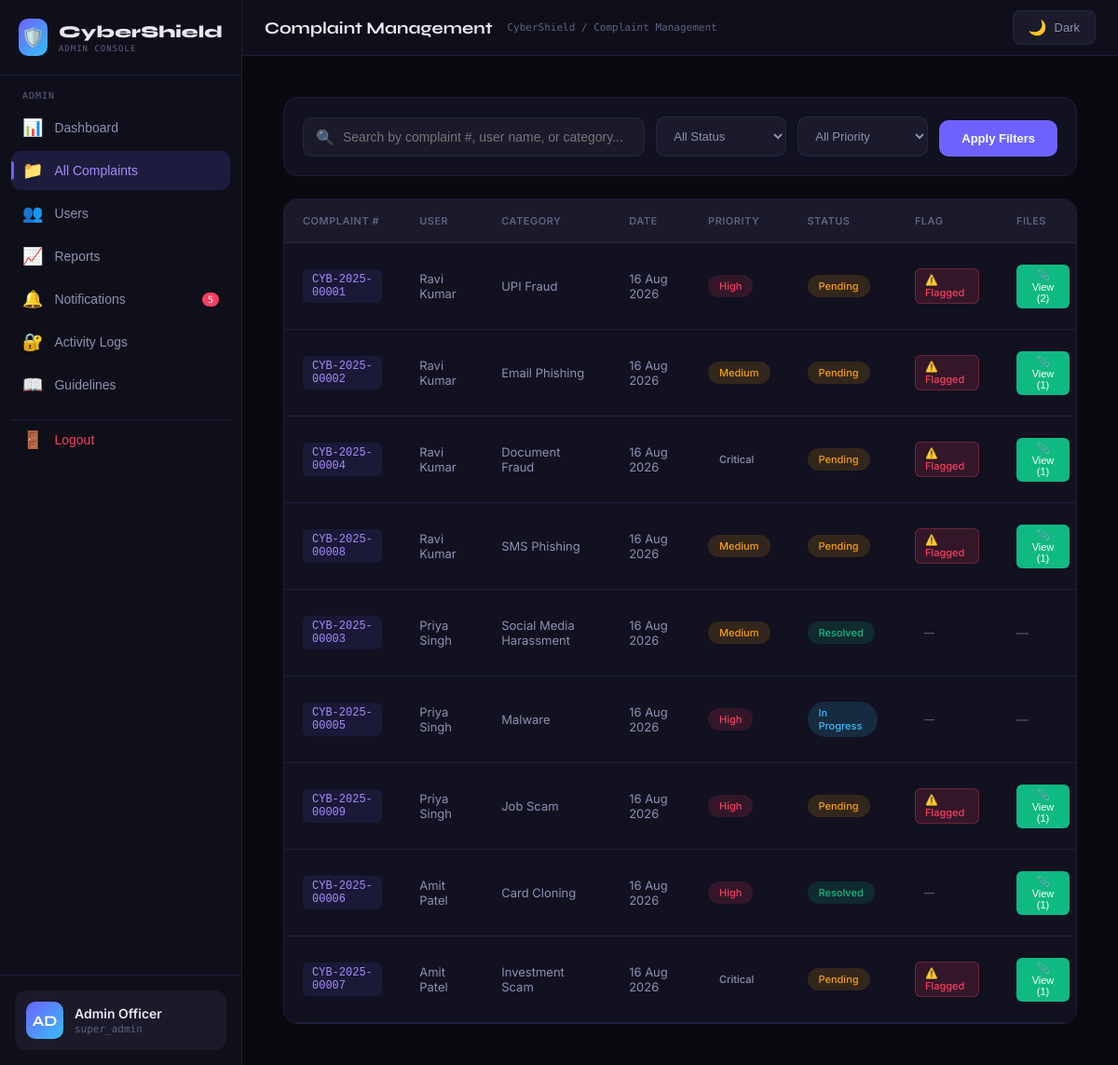
The app's page /admin-complaints.php (signed in) with its own data.
### tables this page shows
CREATE TABLE IF NOT EXISTS complaints (
    id INT AUTO_INCREMENT PRIMARY KEY,
    complaint_num VARCHAR(50) UNIQUE NOT NULL,
    user_id INT,
    user_name VARCHAR(100) NOT NULL,
    user_email VARCHAR(100) NOT NULL,
    category VARCHAR(100) NOT NULL,
    type VARCHAR(100),
    description TEXT NOT NULL,
    incident_date DATE NOT NULL,
    incident_time TIME,
    location VARCHAR(255),
    suspect_info TEXT,
    financial_loss DECIMAL(15,2) DEFAULT 0,
    status ENUM('pending', 'in-progress', 'resolved', 'closed', 'fake') DEFAULT 'pending',
    priority ENUM('low', 'medium', 'high', 'critical') DEFAULT 'low',
    suspicious BOOLEAN DEFAULT FALSE,
    assigned_to INT NULL,
    assigned_date DATETIME NULL,
    resolved_date DATETIME NULL,
    resolution_notes TEXT,
    admin_remarks TEXT,
    public_response TEXT,
    admin_notified BOOLEAN DEFAULT FALSE,
    created_at TIMESTAMP DEFAULT CURRENT_TIMESTAMP,
    updated_at TIMESTAMP DEFAULT CURRENT_TIMESTAMP ON UPDATE CURRENT_TIMESTAMP,
    FOREIGN KEY (user_id) REFERENCES users(id) ON DELETE SET NULL,
    FOREIGN KEY (assigned_to) REFERENCES investigation_officers(id) ON DELETE SET NULL
);

CREATE TABLE IF NOT EXISTS users (
    id INT AUTO_INCREMENT PRIMARY KEY,
    name VARCHAR(100) NOT NULL,
    email VARCHAR(100) UNIQUE NOT NULL,
    password VARCHAR(255) NOT NULL,
    phone VARCHAR(20),
    created_at TIMESTAMP DEFAULT CURRENT_TIMESTAMP
);

### admin-complaints.php (the view, shortened to what this page needs)
<?php
$conn = getConnection();
$search = $_GET['search'] ?? '';
$columns = $conn->query("SHOW COLUMNS FROM complaints");
$col_names = [];
while ($col = $columns->fetch_assoc()) {
    $col_names[] = $col['Field'];
}
$assign_col = in_array('assigned_to', $col_names) ? 'assigned_to' : (in_array('officer_id', $col_names) ? 'officer_id' : null);
$query = "SELECT c.*, u.name as user_name FROM complaints c JOIN users u ON c.user_id = u.id WHERE 1=1";
$query .= " ORDER BY c.created_at DESC";
$stmt = $conn->prepare($query);
$stmt->execute();
$complaints = $stmt->get_result();
$complaints_with_files = [];
while ($c = $complaints->fetch_assoc()) {
    $proofs_exists = $conn->query("SHOW TABLES LIKE 'complaint_proofs'")->num_rows > 0;
    $files = [];
    if ($proofs_exists) {
        $file_stmt = $conn->prepare("SELECT id, filename, file_path, file_type FROM complaint_proofs WHERE complaint_id = ?");
        $file_stmt->bind_param("i", $c['id']);
        $file_stmt->execute();
        $files_result = $file_stmt->get_result();
        while ($file = $files_result->fetch_assoc()) {
            $clean_path = str_replace('\\', '/', $file['file_path']);
            $clean_path = ltrim($clean_path, '/');
            $files[] = [
                'id' => $file['id'],
                'name' => $file['filename'],
                'path' => $clean_path,
                'type' => $file['file_type']
            ];
        }
    }
    $c['files'] = $files;
    $c['display_type'] = $c['type'] ?? ($c['category'] ?? 'N/A');
    $c['is_suspicious'] = $c['is_suspicious'] ?? ($c['suspicious'] ?? 0);
    $c['assigned_value'] = $assign_col ? ($c[$assign_col] ?? null) : null;
    $complaints_with_files[] = $c;
}
?>
<?php include 'includes/header.php'; ?>
<?php include 'includes/sidebar.php'; ?>
<div class="complaints-management-container">
    <div class="search-filter-bar">
        <form method="GET" class="filter-form">
            <div class="search-wrapper">
                <span class="search-icon">🔍</span>
                <input type="text" name="search" class="search-input-field" placeholder="Search by complaint #, user name, or category..." value="<?php echo htmlspecialchars($search); ?>">
            </div>
            <select name="status" class="filter-select">
                <option value="">All Status</option>
            </select>
            <select name="priority" class="filter-select">
                <option value="">All Priority</option>
            </select>
            <button type="submit" class="btn-filter">Apply Filters</button>
        </form>
    </div>
    <div class="complaints-table-container">
        <table class="complaints-data-table">
            <thead>
                <tr>
                    <th>Complaint #</th>
                    <th>User</th>
                    <th>Category</th>
                    <th>Date</th>
                    <th>Priority</th>
                    <th>Status</th>
                    <th>Flag</th>
                    <th>Files</th>
                </tr>
            </thead>
            <tbody>
                <?php if(count($complaints_with_files) == 0): ?>
                    <tr class="empty-row">
                        <td colspan="9">
                            <div class="empty-state">
                                <div class="empty-icon">📋</div>
                                <div class="empty-text">No complaints found</div>
                                <div class="empty-sub">Try adjusting your search or filter criteria</div>
                            </div>
                        </td>
                    </tr>
                <?php else: ?>
                    <?php foreach($complaints_with_files as $c): ?>
                    <tr class="complaint-row" data-id="<?php echo $c['id']; ?>">
                        <td data-label="Complaint #">
                            <span class="complaint-number"><?php echo htmlspecialchars($c['complaint_num'] ?? '#' . $c['id']); ?></span>
                        </td>
                        <td data-label="User"><?php echo htmlspecialchars($c['user_name']); ?></td>
                        <td data-label="Category"><?php echo htmlspecialchars($c['display_type']); ?></td>
                        <td data-label="Date"><?php echo date('d M Y', strtotime($c['created_at'])); ?></td>
                        <td data-label="Priority">
                            <span class="priority-badge priority-<?php echo strtolower($c['priority'] ?? 'low'); ?>">
                                <?php echo ucfirst($c['priority'] ?? 'Low'); ?>
                            </span>
                        </td>
                        <td data-label="Status">
                            <span class="status-badge status-<?php echo strtolower(str_replace('-', '', $c['status'] ?? 'pending')); ?>">
                                <?php
                                $status_display = $c['status'] ?? 'pending';
                                if ($status_display == 'pending') echo 'Pending';
                                elseif ($status_display == 'in-progress') echo 'In Progress';
                                elseif ($status_display == 'resolved') echo 'Resolved';
                                else echo ucfirst($status_display);
                                ?>
                            </span>
                        </td>
                        <td data-label="Flag">
                            <?php if($c['is_suspicious'] == 1): ?>
                                <span class="flag-badge suspicious">⚠️ Flagged</span>
                            <?php else: ?>
                                <span class="flag-badge normal">—</span>
                            <?php endif; ?>
                        </td>
                        <td data-label="Files">
                            <?php if(count($c['files']) > 0): ?>
                                <button class="view-files-btn" onclick="event.stopPropagation(); showFiles(<?php echo htmlspecialchars(json_encode($c['files'])); ?>, '<?php echo htmlspecialchars($c['complaint_num'] ?? '#' . $c['id']); ?>')">
                                    📎 View (<?php echo count($c['files']); ?>)
                                </button>
                            <?php else: ?>
                                <span class="no-files">—</span>
                            <?php endif; ?>
                        </td>
                    </tr>
                    <?php endforeach; ?>
                <?php endif; ?>
            </tbody>
        </table>
    </div>
</div>
<?php include 'includes/footer.php'; ?>

### records on screen
complaints: complaint_num "CYB-2025-00001", user.name "Ravi Kumar", type "UPI Fraud", created_at "16 Aug 2026", priority "High", status "Pending", shows "⚠️ Flagged", count($c['files']) "2"
complaints: complaint_num "CYB-2025-00002", user.name "Ravi Kumar", type "Email Phishing", created_at "16 Aug 2026", priority "Medium", status "Pending", shows "⚠️ Flagged", count($c['files']) "1"
complaints: complaint_num "CYB-2025-00004", user.name "Ravi Kumar", type "Document Fraud", created_at "16 Aug 2026", priority "Critical", status "Pending", shows "⚠️ Flagged", count($c['files']) "1"
complaints: complaint_num "CYB-2025-00008", user.name "Ravi Kumar", type "SMS Phishing", created_at "16 Aug 2026", priority "Medium", status "Pending", shows "⚠️ Flagged", count($c['files']) "1"
complaints: complaint_num "CYB-2025-00003", user.name "Priya Singh", type "Social Media Harassment", created_at "16 Aug 2026", priority "Medium", status "Resolved"
complaints: complaint_num "CYB-2025-00005", user.name "Priya Singh", type "Malware", created_at "16 Aug 2026", priority "High", status "In Progress"
complaints: complaint_num "CYB-2025-00009", user.name "Priya Singh", type "Job Scam", created_at "16 Aug 2026", priority "High", status "Pending", suspicious "⚠️ Flagged", count($c['files']) "1"
complaints: complaint_num "CYB-2025-00006", user.name "Amit Patel", type "Card Cloning", created_at "16 Aug 2026", priority "High", status "Resolved", count($c['files']) "1"
complaints: complaint_num "CYB-2025-00007", user.name "Amit Patel", type "Investment Scam", created_at "16 Aug 2026", priority "Critical", status "Pending", suspicious "⚠️ Flagged", count($c['files']) "1"

### other values on screen
$adminUnreadCount "5"
$initials "AD"
$userName "Admin Officer"
$userRole "super_admin"
$pageTitle "Complaint Management"
